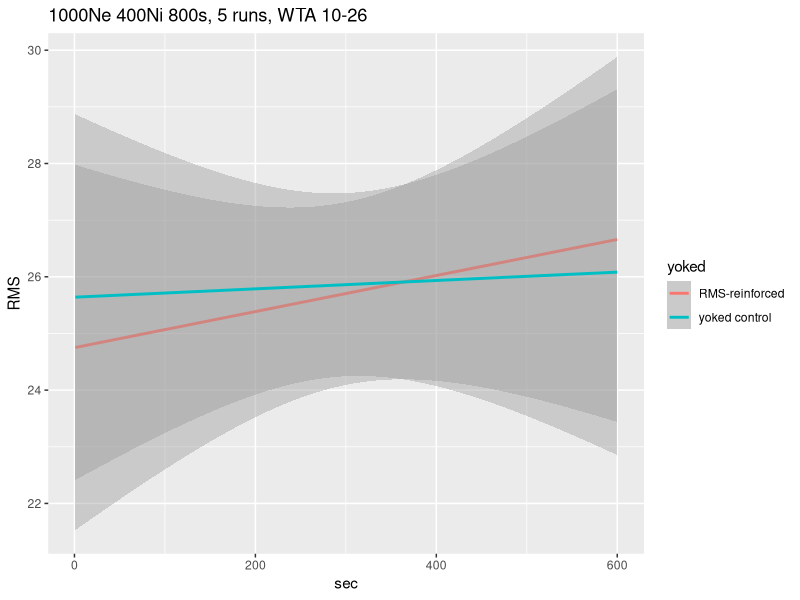

Reproduce this figure in R. (Note: this script raises an error after producing the figure.)
library(lme4)
library(lmerTest)
library(ggplot2)

setwd('/Users/Bubba/Desktop/COGS195/Github/RattleNN/RattleResults')
rattledata = read.csv('data.csv')
colnames(rattledata) = c("run","yoked","sec","RMS","f")
rattledata$yoked[rattledata$yoked==0] = "RMS-reinforced"
rattledata$yoked[rattledata$yoked==1] = "yoked control"

rattlelm = lmer(scale(RMS) ~ (1|run) + yoked + scale(sec) + yoked*scale(sec), data = rattledata)
summary(rattlelm)

qplot(sec,RMS,data=rattledata,main= "1000Ne 400Ni 800s, 5 runs, WTA 10-26", geom=c("smooth"),method ="lm",formula=y~x,color=yoked)
quartz.save("10-26_rattleresults.pdf",type="pdf")

plot(rattledata$f,rattledata$RMS, main= "1000Ne 400Ni 800s, 5 runs, WTA 10-26", xlab="f",ylab="RMS")
quartz.save("10-26_RMSvsf.pdf",type="pdf")
